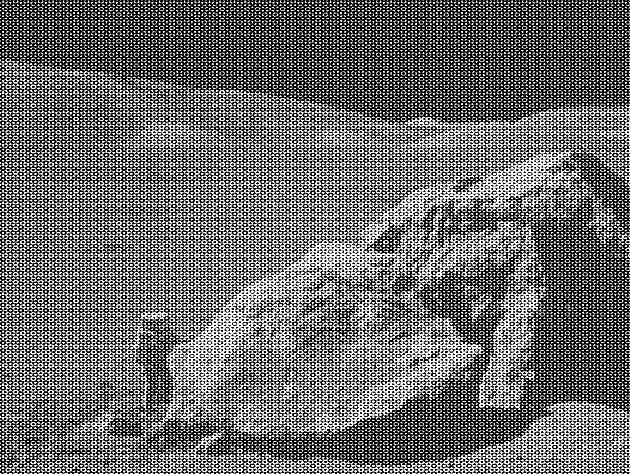
#> input picture moonlanding.png, 630 x 474 px
$ jupyter execute --allow-errors 'Exam test.ipynb'   (shell and % lines are left out)
#> lines starting #> are read from the running program, lines starting #| are printed output that depends on the picture
4.2\. Find the outer product of the following two vecotrs (10 MINUTES)

```python
u = np.array([1,3,5,7])
v = np.array([2,4,6,8])
```

Do this in the following ways:

   * Using the function outer in numpy
   * Using a nested for loop or list comprehension
   * Using numpy broadcasting operatoins

[cell 1]
import numpy as np

u = np.array([1,3,5,7])
v = np.array([2,4,6,8])

w_0 = np.outer(u,v)
w_1 = u.reshape(4,1)*v
w_2 = np.array([(k*t) for k in u for t in v]).reshape(4,4)

4.4\. Use np.linspace to create an array of 100 numbers between 0 and 2π (inclusive). (10 MINUTES)

  * Extract every 10th element using slice notation
  * Reverse the array using slice notation
  * Extract elements where the absolute difference between the sine and cosine functions evaluated at that element is less than 0.1
  * Make a plot showing the sin and cos functions and indicate where they are close

[cell 2]
import math
import matplotlib.pyplot as plt

points = np.linspace(0, 2*math.pi,100)
selection = points[::10]
reversion = selection[::-1]

near = points[np.abs(np.cos(points)-np.sin(points))<0.1]
plt.plot(points, np.cos(points))
plt.plot(points, np.sin(points))
for i in range(near.shape[0]):
    plt.axvline(near[i])
plt.show()
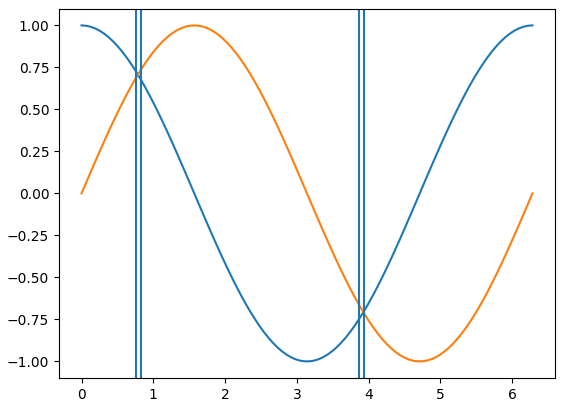
#> figure drawn by matplotlib, 1 panel; curve peaks at x = 0, y = 1; curve peaks at x = 1.59, y = 1

4.6\. Use broadcasting to create a grid of distances (15 MINUTES)

Route 66 crosses the following cities in the US: Chicago, Springfield, Saint-Louis, Tulsa, Oklahoma City, Amarillo, Santa Fe, Albuquerque, Flagstaff, Los Angeles
The corresponding positions in miles are: 0, 198, 303, 736, 871, 1175, 1475, 1544, 1913, 2448

  * Construct a 2D grid of distances among each city along Route 66
  * Convert that in km (those savages...)

[cell 3]
cities = np.array([0, 198, 303, 736, 871, 1175, 1475, 1544, 1913, 2448])
distances =  np.abs(cities-cities.reshape(10,1))
distances_km = distances * 1.6
distances_km

4.7\. Prime numbers sieve: compute the prime numbers in the 0-N (N=99 to start with) range with a sieve (mask). (20 MINUTES)
  * Constract a shape (100,) boolean array, the mask
  * Identify the multiples of each number starting from 2 and set accordingly the corresponding mask element
  * Apply the mask to obtain an array of ordered prime numbers
  * Check the performances (timeit); how does it scale with N?
  * Implement the optimization suggested in the [sieve of Eratosthenes](https://en.wikipedia.org/wiki/Sieve_of_Eratosthenes)


[cell 4]
import timeit

def mask_fun(N):
#> called with N = 100
    num = np.arange(N)
    mask = np.ones((N,), dtype=bool)
    for i in range(2,N):
        mask[2*i::i] = False
    return num[mask]

n = 100
mask_fun(100)

mask_fun(n)
mask_fun(2*n)
mask_fun(3*n)
mask_fun(4*n)
mask_fun(5*n)
mask_fun(10*n)

[cell 5]
time = [20.1, 40.8, 59.9, 82.2, 104, 173]
numeri = np.array([100, 200, 300, 400, 500, 1000])

plt.plot(numeri, time)
plt.grid()
plt.show()
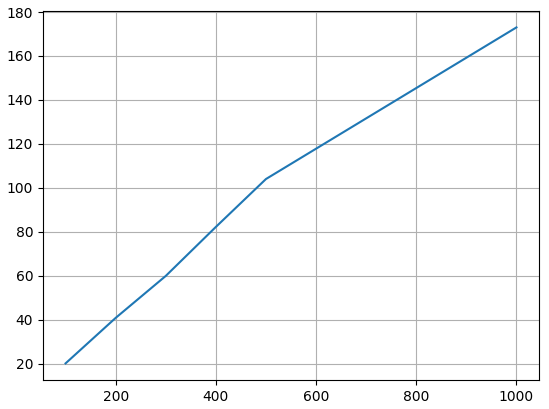
#> figure drawn by matplotlib, 1 panel

[cell 6]
A = np.ones((n,), dtype = bool)

for i in range(2,int(math.sqrt(n))):
    if A[i]==True:
        for j in range (i*2, n, i): A[j] = False

numeri = np.arange(n,)
numeri[A]

4.8\. Diffusion using random walk (30 MINUTES)

Consider a simple random walk process: at each step in time, a walker jumps right or left (+1 or -1) with equal probability. The goal is to find the typical distance from the origin of a random walker after a given amount of time.
To do that, let's simulate many walkers and create a 2D array with each walker as a raw and the actual time evolution as columns

  * Take 1000 walkers and let them walk for 200 steps
  * Use randint to create a 2D array of size walkers x steps with values -1 or 1
  * Build the actual walking distances for each walker (i.e. another 2D array "summing on each raw")
  * Take the square of that 2D array (elementwise)
  * Compute the mean of the squared distances at each step (i.e. the mean along the columns)
  * Plot the average distances (sqrt(distance\*\*2)) as a function of time (step)

Did you get what you expected?

[cell 7]
passi_matrix = np.random.randint(0, 2, size=(200, 1000))
passi_matrix[passi_matrix==0]=-1

passi = np.cumsum(passi_matrix, axis=0)
passi = passi**2
distances = np.mean(passi, axis=1)

plt.plot(np.arange(200), np.sqrt(distances))
plt.show()
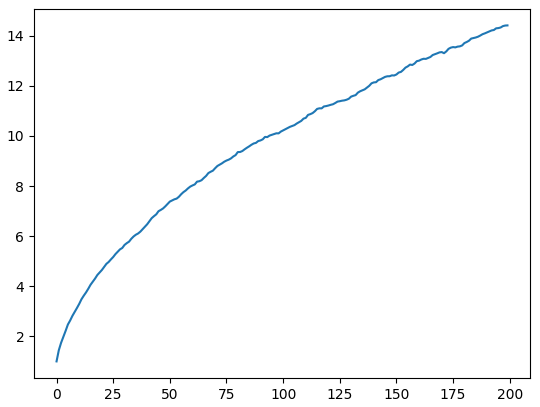
#> figure drawn by matplotlib, 1 panel; curve peaks at x = 199, y = 14.41

4.9\. Analyze a data file (15 MINUTES)
  * Download the population of hares, lynxes and carrots at the beginning of the last century.
    ```python
    ! wget https://www.dropbox.com/s/3vigxoqayo389uc/populations.txt
    ```

  * Check the content by looking within the file
  * Load the data (use an appropriate numpy method) into a 2D array
  * Create arrays out of the columns, the arrays being (in order): *year*, *hares*, *lynxes*, *carrots*
  * Plot the 3 populations over the years
  * Compute the main statistical properties of the dataset (mean, std, correlations, etc.)
  * Which species has the highest population each year?

Do you feel there is some evident correlation here? [Studies](https://www.enr.gov.nt.ca/en/services/lynx/lynx-snowshoe-hare-cycle) tend to believe so.

#> (a cell that did not finish here is left out)

5.4\. load the binary file named *credit_card.dat* and convert the data into the real credit-card number (20 MINUTES).

Each line correspond to a credit card number.

Each character is composed by 6 bit (even the space) and the last 4 bit are just a padding

**hint**: use the `chr()` function to convert a number to a char

#> (a cell that did not finish here is left out)

## Pandas analysis (60 MINUTES)

This exercise consists in analyzing a dataset containg timing information from a series of Time-to-Digital-Converters (TDC) implemented in a couple of FPGAs. Each measurement (i.e. each row of the input file) consists <br> of a flag that specifies the type of message ('HEAD', which in this case is always 1), <br>two addresses of the TDC providing the signal ('FPGA' and 'TDC_CHANNEL'), and the <br> timing information ('ORBIT_CNT', 'BX_COUNTER', and 'TDC_MEAS'). <br> Each TDC count corresponds to 25/30 ns, whereas a unit of BX_COUNTER corresponds to 25 ns, and the ORBIT_CNT is increased every 'x' BX_COUNTER. This allows to store the time in a similar way to hours, minutes and seconds.

1\. Create a Pandas DataFrame reading N rows of the 'data_000637.txt' dataset. Choose N to be smaller than or equal to the maximum number of rows and larger that 10k.

2\. Find out the number of BX in a ORBIT (the value 'x').

3\. Find out how much the data taking lasted. You can either make an estimate based on the fraction of the measurements (rows) you read, or perform this check precisely by reading out the whole dataset.

4\. Create a new column with the absolute time in ns (as a combination of the other three columns with timing information).

5\. Replace the values (all 1) of the HEAD column randomly with 0 or 1.

6\. Create a new DataFrame that contains only the rows with HEAD=1.

7\. Make two occupancy plots (one for each FPGA), i.e. plot the number of counts per TDC channel

8\. Use the groupby method to find out the noisy channels, i.e. the TDC channels with most counts (say the top 3)

9\. Count the number of unique orbits. Count the number of unique orbits with at least one measurement from TDC_CHANNEL=139

[cell 10]
import pandas as pd

N = 20000
#> (the rest of this cell did not finish here and is left out)

#> (a cell that did not finish here is left out)

#> (a cell that did not finish here is left out)

7.1\. **Kernel Density Estimate** (40 MINUTES)

Produce a KDE for a given distribution (by hand, not using seaborn!):

* Fill a numpy array, x,  of len(N) (with N=O(100)) with a variable normally distributed, with a given mean a standard deviation
* Fill an histogram in pyplot taking properly care about the aesthetic
   * use a meaningful number of bins
   * set a proper y axis label
   * set proper value of y axis major ticks labels (e.g. you want to display only integer labels)
   * display the histograms as data points with errors (the error being the poisson uncertainty)
* for every element of x, create a gaussian with the mean corresponding the element value and std as a parameter that can be tuned. The std default value should be:
$$ 1.06 * x.std() * x.size ^{-\frac{1}{5.}} $$
you can use the scipy function `stats.norm()` for that.
* In a separate plot (to be placed beside the original histogram), plot all the gaussian functions so obtained
* Sum (with np.sum()) all the gaussian functions and normalize the result such that the integral matches the integral of the original histogram. For that you could use the `scipy.integrate.trapz()` method

[cell 13]
import numpy as np
import matplotlib.pyplot as plt
import scipy.stats as spt
import scipy
from matplotlib.ticker import AutoMinorLocator, MultipleLocator

N = 500
mean = 0
sigma = 0.2

x = np.random.normal(mean, sigma, N)

fig, (dati, gauss, fit) = plt.subplots(3, 1, figsize=(8, 16))

n, bins, k = dati.hist(x, bins=15, edgecolor='black')
dati.set_title('Histogram')
dati.set_ylabel('Counts')
dati.errorbar(0.5*(bins[:-1]+bins[1:]), n, yerr=np.sqrt(n), fmt='o', capsize=3)
dati.set_ylim([0, np.max(n)+ np.max(np.sqrt(n)+5)])
dati.yaxis.set_major_locator(MultipleLocator(10))
dati.yaxis.set_minor_locator(AutoMinorLocator(5))

std = 1.06*x.std()*pow(x.size, -1/5)
lsp = np.linspace(x.min()-sigma, x.max()+sigma, 1000)
gaussians = np.array([spt.norm.pdf(lsp, i, std) for i in x])
for func in gaussians:
    gauss.plot(lsp, func)
gauss.set_title('Gaussians')
gauss.set_ylim([0, np.max(gaussians[1,:])+0.5])

func_tot = np.sum(gaussians, axis=0)
integrale = scipy.integrate.trapz(func_tot, lsp)
A_histo = np.sum((bins[1:]-bins[:-1])*n)

fit.hist(x, bins=15, edgecolor='black')
fit.plot(lsp, func_tot*A_histo/integrale, label='Fit')
fit.set_ylim([0, np.max(n)+ np.max(np.sqrt(n)+5)])
fit.set_title('Fit function')
fit.legend()
fit.yaxis.set_major_locator(MultipleLocator(10))
fit.yaxis.set_minor_locator(AutoMinorLocator(5))

plt.show()
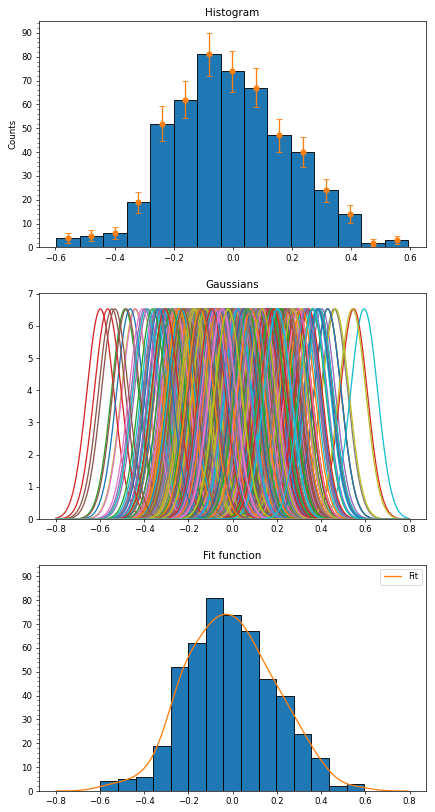
#> figure drawn by matplotlib, 3 panels; panel 1: tallest bar 81 high, from x = -0.121 to -0.0414; panel 1: curve peaks at x = -0.0811, y = 81; panel 1: curve peaks at x = -0.0811, y = 72; panel 1: curve peaks at x = -0.0811, y = 90

7.2\. **Color-coded scatter plot** (10 MINUTES)

Produce a scatter plot out of a dataset with two categories

* Write a function that generate a 2D datasets of 2 categories. Each category should distribute as a 2D gaussian with a given mean and std (clearly it is better to have different values means..)
* Display the dataset in a scatter plot marking the two categories with different marker colors.

An example is given below

You can try to make the procedure more general by allowing a given number $n\ge 2$ of categories

[cell 14]
import numpy as np

x_1, y_1 = np.random.normal(0, 0.7, 1000), np.random.normal(0, 0.7, 1000)
x_2, y_2 = np.random.normal(4, 1, 1000), np.random.normal(4, 1, 1000)

plt.scatter(x_1, y_1, label='Data 1', alpha=0.5)
plt.scatter(x_2, y_2, label='Data 2', alpha=0.5)
plt.legend()
plt.show()
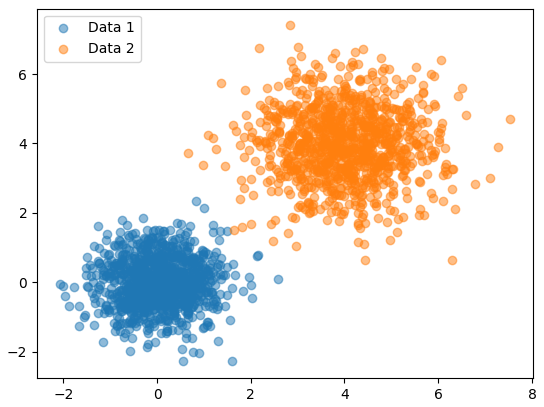
#> figure drawn by matplotlib, 1 panel

7.3\. **Profile plot** (30 MINUTES)

Produce a profile plot from a scatter plot.
* Download the following dataset and load it as a pandas dataframe:
```bash
wget https://www.dropbox.com/s/hgnvyj9abatk8g6/residuals_261.npy
```
Note that you should use the `np.load()` function to load the file as a numpy array, call the `.item()` method, and then pass it to the `pd.DataFrame()` constructor.
* Inspect the dataset, you'll find two variables (features)
* Clean the sample by selecting the entries (rows) with the variable "residual" in absolute value smaller than 2
* perform a linear regression of "residuals" versus "distances" using `scipy.stats.linregress()`
* plot a seaborn jointplot of  "residuals" versus "distances", having seaborn performing a linear regression. The result of the regression should be displayed on the plot
* Fill 3 numpy arrays
  * x, serving as an array of bin centers for the "distance" variable. It should range from 0 to 20 with reasonable number of steps (bins)
  * y, the mean values of the "residuals", estimated in slices (bins) of "distance"
  * erry, the standard deviation of the  of the "residuals", estimated in slices (bins) of "distance"
* Plot the profile plot on top of the scatter plot

[cell 15]
import numpy as np
import pandas as pd
import scipy as sp
import seaborn as sns

#> (the rest of this cell did not finish here and is left out)

8.1\. **PCA on 3D dataset** (45 MINUTES)

* Generate a dataset with 3 features each with N entries (N being ${\cal O}(1000)$). With $N(\mu,\sigma)$ the normali distribution with mean $\mu$ and $\sigma$  standard deviation, generate the 3 variables $x_{1,2,3}$ such that:
    * $x_1$ is distributed as $N(0,1)$
    * $x_2$ is distributed as $x_1+N(0,3)$
    * $x_3$ is given by $2x_1+x_2$
* Find the eigenvectors and eigenvalues of the covariance matrix of the dataset
* Find the eigenvectors and eigenvalues using SVD. Check that the two procedures yield to same result
* What percent of the total dataset's variability is explained by the principal components? Given how the dataset was constructed, do these make sense? Reduce the dimensionality of the system so that at least 99% of the total variability is retained.
* Redefine the data in the basis yielded by the PCA procedure
* Plot the data points in the original and the new coordiantes as a set of scatter plots. Your final figure should have 2 rows of 3 plots each, where the columns show the (0,1), (0,2) and (1,2) proejctions.

8.3 \. **Looking at an oscillating spring** (60 MINUTES)

Imagine you have $n$ cameras looking at a spring oscillating along the $x$ axis. Each  camera record the motion of the spring looking at it along a given direction defined by the pair $(\theta_i, \phi_i)$, the angles in spherical coordinates.

Start from the simulation of the records (say ${\cal O}(1000)$) of the spring's motion along the x axis, assuming a little random noise affects the measurements along the $y$. Rotate such dataset to emulate the records of each camera.

Perform a Principal Component Analysis on the thus obtained dataset, aiming at finding the only one coordinate that really matters.

9.1\. **Maximum wind speed prediction at the Sprogø station** (30 MINUTES)

The exercise goal is to predict the maximum wind speed occurring every 50 years even if no measure exists for such a period. The available data are only measured over 21 years at the Sprogø meteorological station located in Denmark.

The annual maxima are supposed to fit a normal probability density function. However such function is not going to be estimated because it gives a probability from a wind speed maxima. Finding the maximum wind speed occurring every 50 years requires the opposite approach, the result needs to be found from a defined probability. That is the quantile function role and the exercise goal will be to find it. In the current model, it is supposed that the maximum wind speed occurring every 50 years is defined as the upper 2% quantile.

By definition, the quantile function is the inverse of the cumulative distribution function. The latter describes the probability distribution of an annual maxima. In the exercise, the cumulative probability $p_i$ for a given year i is defined as $p_i = i/(N+1)$ with $N = 21$, the number of measured years. Thus it will be possible to calculate the cumulative probability of every measured wind speed maxima. From those experimental points, the scipy.interpolate module will be very useful for fitting the quantile function. Finally the 50 years maxima is going to be evaluated from the cumulative probability of the 2% quantile.

Practically, load the dataset:

```python
import numpy as np
max_speeds = np.load('max-speeds.npy')
years_nb = max_speeds.shape[0]
```

Compute then the cumulative probability $p_i$ (`cprob`) and sort the maximum speeds from the data. Use then the  UnivariateSpline from scipy.interpolate to define a quantile function and thus estimate the probabilities.

In the current model, the maximum wind speed occurring every 50 years is defined as the upper 2% quantile. As a result, the cumulative probability value will be:

```python
fifty_prob = 1. - 0.02
```

So the storm wind speed occurring every 50 years can be guessed as:

``` python
fifty_wind = quantile_func(fifty_prob)
```

9.2\. **Curve fitting of temperature in Alaska** (20 MINUTES)

The temperature extremes in Alaska for each month, starting in January, are given by (in degrees Celcius):

max:  17,  19,  21,  28,  33,  38, 37,  37,  31,  23,  19,  18

min: -62, -59, -56, -46, -32, -18, -9, -13, -25, -46, -52, -58

* Plot these temperature extremes.
* Define a function that can describe min and max temperatures.
* Fit this function to the data with scipy.optimize.curve_fit().
* Plot the result. Is the fit reasonable? If not, why?
* Is the time offset for min and max temperatures the same within the fit accuracy?

[cell 16]
import numpy as np
import scipy as sp
import matplotlib.pyplot as plt

m = np.arange(1,13)
tM = np.array([17, 19, 21, 28, 33, 38, 37, 37, 31, 23, 19, 18])
tm = np.array([-62, -59, -56, -46, -32, -18, -9, -13, -25, -46, -52, -58])

def fit(x, Amp, freq, O_phi, O_temp):
    return Amp * np.cos( freq * np.pi * ( x + O_phi)  ) + O_temp

pT, cT = sp.optimize.curve_fit(fit, m, tM, p0=[ 12, 0.2, 3, 30])
pt, ct = sp.optimize.curve_fit(fit, m, tm, p0=[ 20, 0.2, 3, -30])

lsp = np.linspace(0,13,1000)
plt.scatter(m, tM, color='red', label='T max')
plt.scatter(m, tm, color='blue', label='T min')
plt.plot(lsp, fit(lsp, pT[0], pT[1], pT[2], pT[3]), color='red', label='Fit Tmax')
plt.plot(lsp, fit(lsp, pt[0], pt[1], pt[2], pt[3]), color='blue', label='Fit Tmin')
plt.legend()
plt.ylabel('Temperature (Celsius)')
plt.xlabel('Month')
plt.grid()
plt.show()
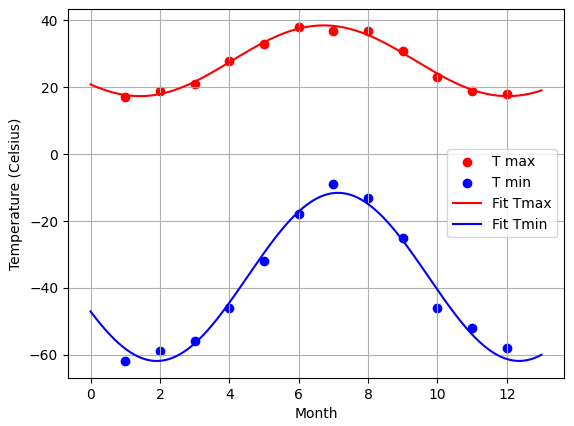
#> figure drawn by matplotlib, 1 panel; curve peaks at x = 6.73, y = 38.53; curve peaks at x = 7.13, y = -11.56

print('Time offset for Tmax:', pT[2], '+-', cT[2,2])
print('Time offset for Tmin:', pt[2], '+-', ct[2,2])

print('Diff in time offset:', np.abs(pT[2]-pt[2]), '+-', np.sqrt(cT[2,2]**2+cT[2,2]**2), 'in month units')
print('More or less two weeks')

9.3\. **2D minimization of a six-hump camelback function** (20 MINUTES)

$$
f(x,y) = \left(4-2.1x^2+\frac{x^4}{3} \right) x^2 +xy + (4y^2 -4)y^2
$$

has multiple global and local minima. Find the global minima of this function.

Hints:

* Variables can be restricted to $-2 < x < 2$ and $-1 < y < 1$.
* Use numpy.meshgrid() and pylab.imshow() to find visually the regions.
* Use scipy.optimize.minimize(), optionally trying out several of its methods.

How many global minima are there, and what is the function value at those points? What happens for an initial guess of $(x, y) = (0, 0)$ ?

[cell 17]
import numpy as np
import scipy as sp
import matplotlib.pylab as pl

x = np.linspace(-2, 2, 1000)
y = np.linspace(-1, 1, 1000)
X, Y = np.meshgrid(x, y)

def f(z):
    x = z[0]
    y = z[1]
    return (4-2.1*x**2+(x**4)/3)*x**2 + x*y + (4*y**2-4)*y**2

p1 = [1, 0.7]
p2 = [-0.5, -0.25]
p3 = [0,0]

c1 = sp.optimize.minimize(f, p1)
c2 = sp.optimize.minimize(f, p2)
c3 = sp.optimize.minimize(f, p3)


pl.imshow(f([X, Y]), extent=(-2, 2, -1, 1), aspect='auto')                  # extend
pl.scatter(p1[0], p1[1], marker='x', color='blue', label='guess 1')
pl.scatter(p2[0], p2[1], marker='x', color='red', label='guess 2')
pl.scatter(p3[0], p3[1], marker='x', color='black', label='guess 3')

pl.scatter(c1.x[0], c1.x[1], marker='o', color='blue', label='convergence 1')
pl.scatter(c2.x[0], c2.x[1], marker='o', color='red', label='convergence 2')
pl.scatter(c3.x[0], c3.x[1], marker='o', color='black', label='convergence 3')

pl.legend()
pl.colorbar()
pl.xlabel('x')
pl.ylabel('y')
pl.title('Min of the function')

print('Minimal point x value ( starting from', 'c1', ') :', c1.x)
print('Minimal point x value ( starting from', 'c2', ') :', c2.x)
print('Minimal point x value ( starting from', 'c3', ') :', c3.x)

pl.show()
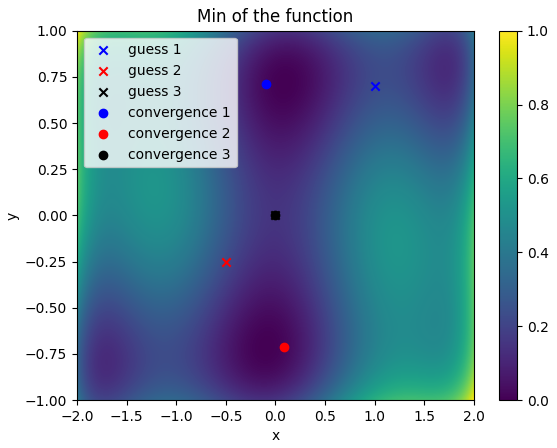
#> figure drawn by matplotlib, 2 panels

9.5\. **FFT of an image** (30 MINUTES)

* Examine the provided image `moonlanding.png`, which is heavily contaminated with periodic noise. In this exercise, we aim to clean up the noise using the Fast Fourier Transform.
* Load the image using pylab.imread().
* Find and use the 2-D FFT function in scipy.fftpack, and plot the spectrum (Fourier transform of) the image. Do you have any trouble visualising the spectrum? If so, why?
* The spectrum consists of high and low frequency components. The noise is contained in the high-frequency part of the spectrum, so set some of those components to zero (use array slicing).
* Apply the inverse Fourier transform to see the resulting image.

[cell 18]
from scipy import fftpack
import numpy as np
import matplotlib.pyplot as pl
from matplotlib.colors import LogNorm

d = pl.imread('moonlanding.png')
#> d is the input picture: shape (474, 630) float32; min 0, max 1, mean 0.424

pl.imshow(d, cmap='gray')
pl.title('Original figure')
pl.axis('off')
pl.show()


fft_d = fftpack.fft2(d)
p_fft_d = np.abs(fft_d)
pl.imshow(p_fft_d, norm=LogNorm(vmin=5))
pl.title('Power fft signal')
pl.colorbar()
pl.axis('off')
pl.show()
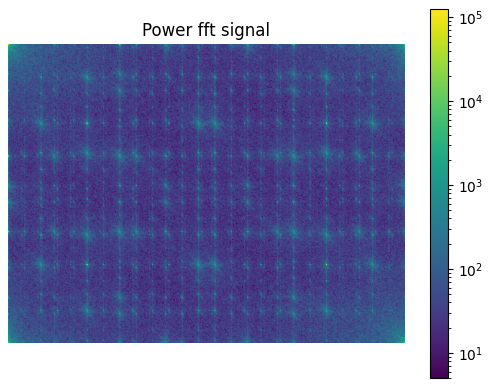
#> figure drawn by matplotlib, 2 panels


percentile = 99.95
fft_d[p_fft_d > np.percentile(p_fft_d, percentile)] = 0
p_fft_d[p_fft_d > np.percentile(p_fft_d, percentile)] = 0
#> p_fft_d: shape (474, 630) float32; min 0, max 1996.7, mean 48.3
pl.imshow(p_fft_d)
pl.title('Power fft signal filtered')
pl.colorbar()
pl.axis('off')
pl.show()
#> (the rest of the program and of its run is left out)
